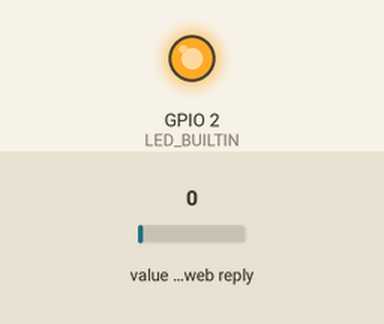
Bench run of a sketch on a simulated ESP8266 (NodeMCU). On the bench: output pins drawn as LEDs (lit = HIGH, except the on-board LED, lit = LOW). The inputs (shaded band) are chosen by the test bench; at power-on: value in the web reply 0. WiFi joins after 1.5 s; servers stay silent unless stated; web services answer with replies made up by the test bench; what the sketch prints to the serial monitor is not drawn.

Above: at 0.1 s.
At 1.9 s:
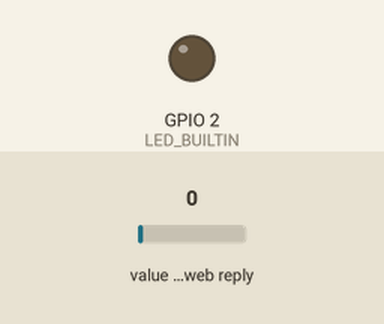
Timing chart, 0 to 3.4 s (numbered marks = the images above):
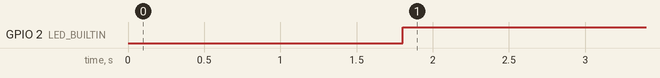

The sketch:

sketch_mar30a.ino
```cpp
#include <ESP8266WiFi.h>
#include <ThingSpeak.h>

const char* ssid = "TEKY OFFICE";
const char* password = "Teky@2018";
WiFiClient client;

// ThingSpeak Settings
unsigned long ChannelNumber = 1673641;
const char * ReadAPIKey = "X96PCNXEHWISWVKL";
const int FieldNumber = 1;
int statusCode;

void setup() {
  pinMode(LED_BUILTIN, OUTPUT);
  Serial.begin(9600);
  Serial.print("Connecting");
  WiFi.begin(ssid, password);
  while (WiFi.status() != WL_CONNECTED) {
    Serial.print(".");
    delay(100);
  }
  Serial.println("\r\nWiFi connected");
  ThingSpeak.begin(client);
}

void loop() {
  long data = ThingSpeak.readFloatField(ChannelNumber, FieldNumber, ReadAPIKey);
  statusCode = ThingSpeak.getLastReadStatus();
  if (statusCode == 200) {
    Serial.println("Data read from ThingSpeak: " + String(data, 9));
    if (data == 0) {
      digitalWrite(LED_BUILTIN, HIGH);
    } else {
      digitalWrite(LED_BUILTIN, LOW);
    }
  } else {
    Serial.println("Unable to read channel/No internet connection");
  }
  delay(1000);
}
```

Measured:
- by itself, GPIO 2 (LED_BUILTIN): LOW → HIGH at 1.8 s
